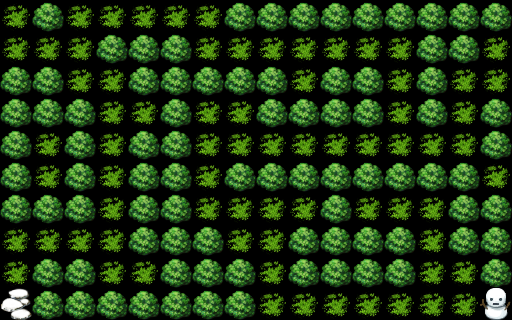

This is a level from a 2D game, rendered from its Tiled map with the project's own tilesets. A one-line summary and the complete map file follow:
An orthogonal 16x10 tile map with 32x32 px tiles, 1 tile layer (Tile Layer 1).

<map version="1.5" tiledversion="1.5.0" orientation="orthogonal" renderorder="right-down" width="16" height="10" tilewidth="32" tileheight="32" infinite="0" nextlayerid="8" nextobjectid="1">
 <tileset firstgid="1" source="blocks.tsx" />
 <layer id="7" name="Tile Layer 1" width="16" height="10">
  <data encoding="csv">
43,2,43,43,43,43,43,2,2,2,2,2,2,2,2,2,
43,43,43,2,2,2,43,43,43,43,43,43,43,2,2,43,
2,2,43,43,2,2,2,2,2,43,2,2,43,2,43,43,
2,2,2,43,43,2,43,43,2,2,2,2,43,2,43,2,
2,43,2,43,2,2,43,43,43,43,43,43,43,43,43,2,
2,43,2,43,2,2,43,2,2,2,2,2,2,2,2,43,
2,2,2,43,2,2,43,43,43,43,2,43,43,43,2,2,
43,43,43,43,2,2,2,43,43,2,2,2,2,43,2,2,
43,2,2,43,43,2,2,2,43,2,2,2,2,43,43,2,
198,2,2,2,2,2,2,2,43,43,43,43,43,43,43,222
</data>
 </layer>
</map>
